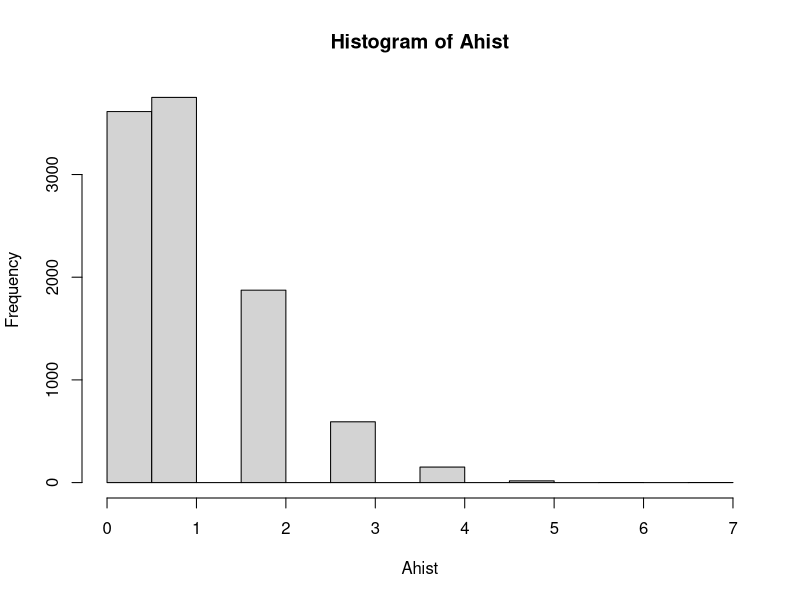
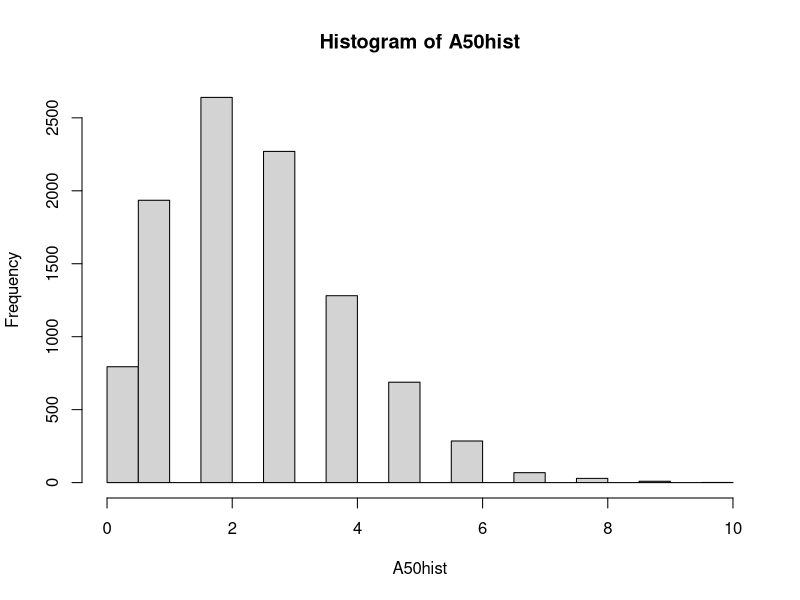
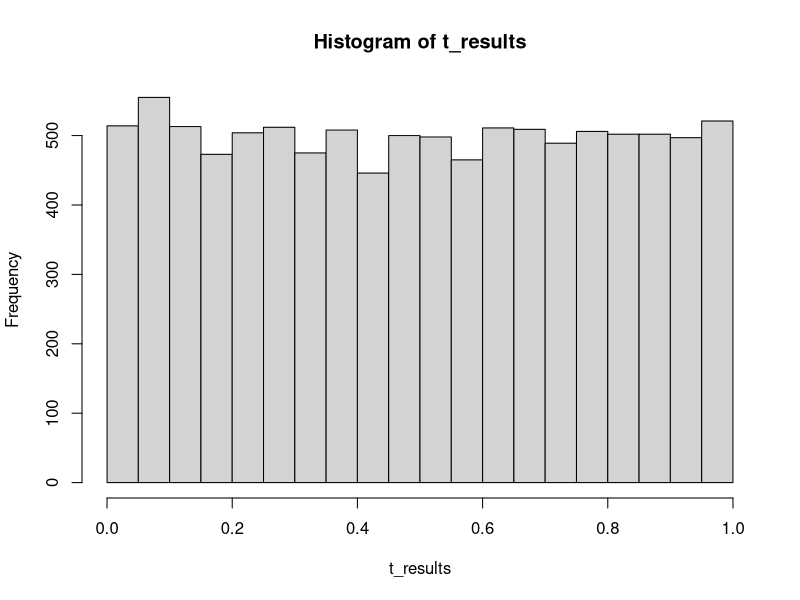
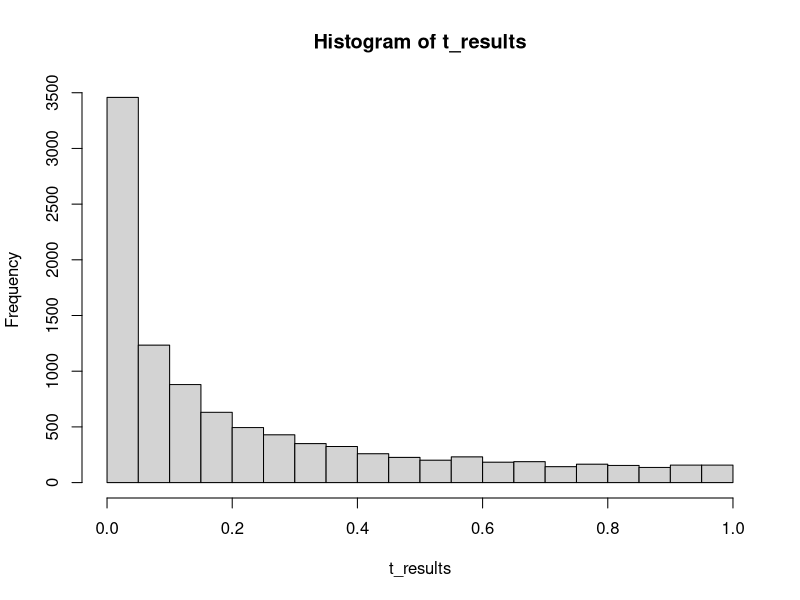
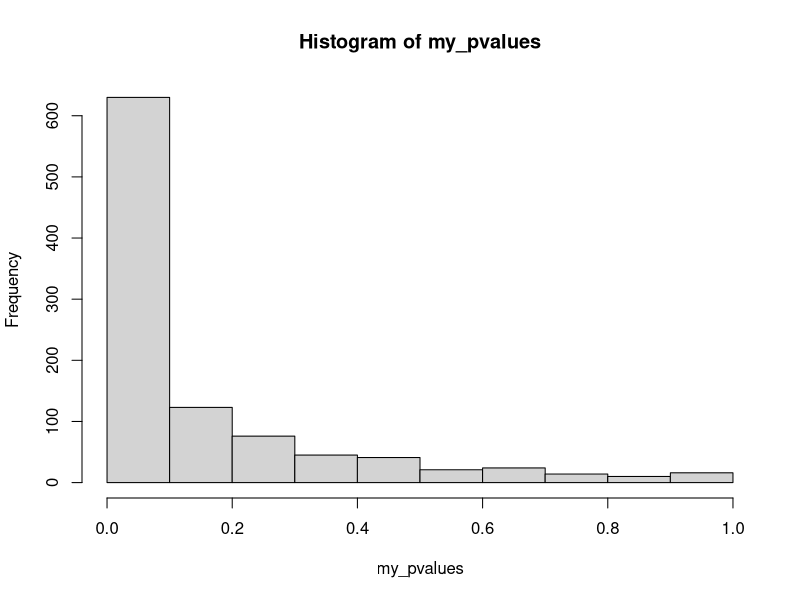

Write R code to recreate these figures, in order.
## ---- chunk 1
knitr::opts_chunk$set(echo = TRUE)
## ---- chunk 2
library(tidyverse)
Ahist <-rbinom(10000,20,.05)
hist(Ahist)
length(Ahist[Ahist>0])/10000
## ---- chunk 3
A50hist <-rbinom(10000,50,.05)
hist(A50hist)
length(A50hist[A50hist>0])/10000
## ---- chunk 4
D <- replicate(10000,sum(rbinom(20,3,.05)))
length(D[D > 0])/10000
## ---- chunk 5
t_results <- replicate(10000,t.test(rnorm(10,0,1),rnorm(10,0,1),var.equal=TRUE)$p.value)
hist(t_results)
## ---- chunk 6
t_results <- replicate(10000,t.test(rnorm(20,0,1),rnorm(20,.5,1),var.equal=TRUE)$p.value)
hist(t_results)
length(t_results[t_results>0.05])/10000
## ---- chunk 7
my_pvalues <- c()
for(i in 1:1000){
  IV <- factor(rep(1:4,each=20))
  DV <- c(rnorm(20,0.5,1),rnorm(20,0,1),rnorm(20,0,1),rnorm(20,0,1))
  sim_data <- tibble(IV,DV)
  c1 <- c(3, -1,-1,-1)
  contrasts(sim_data$IV) <- c1
  aov.out <- aov(DV~IV, sim_data)
  save_results <- summary.aov(aov.out, split = list(IV=list("c1" =1)))
  my_pvalues[i] <- save_results[[1]]$`Pr(>F)`[2]
}
hist(my_pvalues)
## ---- chunk 8
omnibus_pvalues <- c()
contrast_pvalues <- c()
for(i in 1:10000){
  IV <- factor(rep(1:4,each=20))
  DV <- c(rnorm(20,0,1),rnorm(20,0,1),rnorm(20,0,1),rnorm(20,0,1))
  sim_data <- tibble(IV,DV)
  c1 <- c(3, -1,-1,-1)
  contrasts(sim_data$IV) <- c1
  aov.out <- aov(DV~IV, sim_data)
  save_results <- summary.aov(aov.out, split = list(IV=list("c1" =1)))
  omnibus_pvalues[i] <- save_results[[1]]$`Pr(>F)`[1]
  contrast_pvalues[i] <- save_results[[1]]$`Pr(>F)`[2]
}
